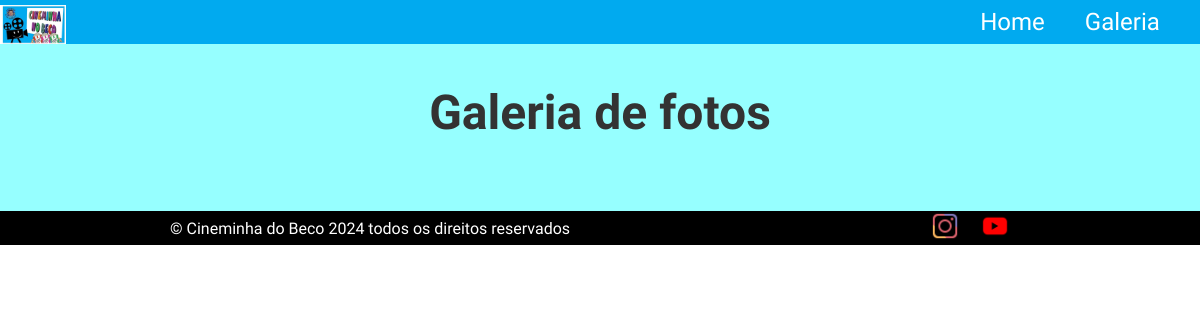
/galeria/, run on an earlier commit of the app's database.
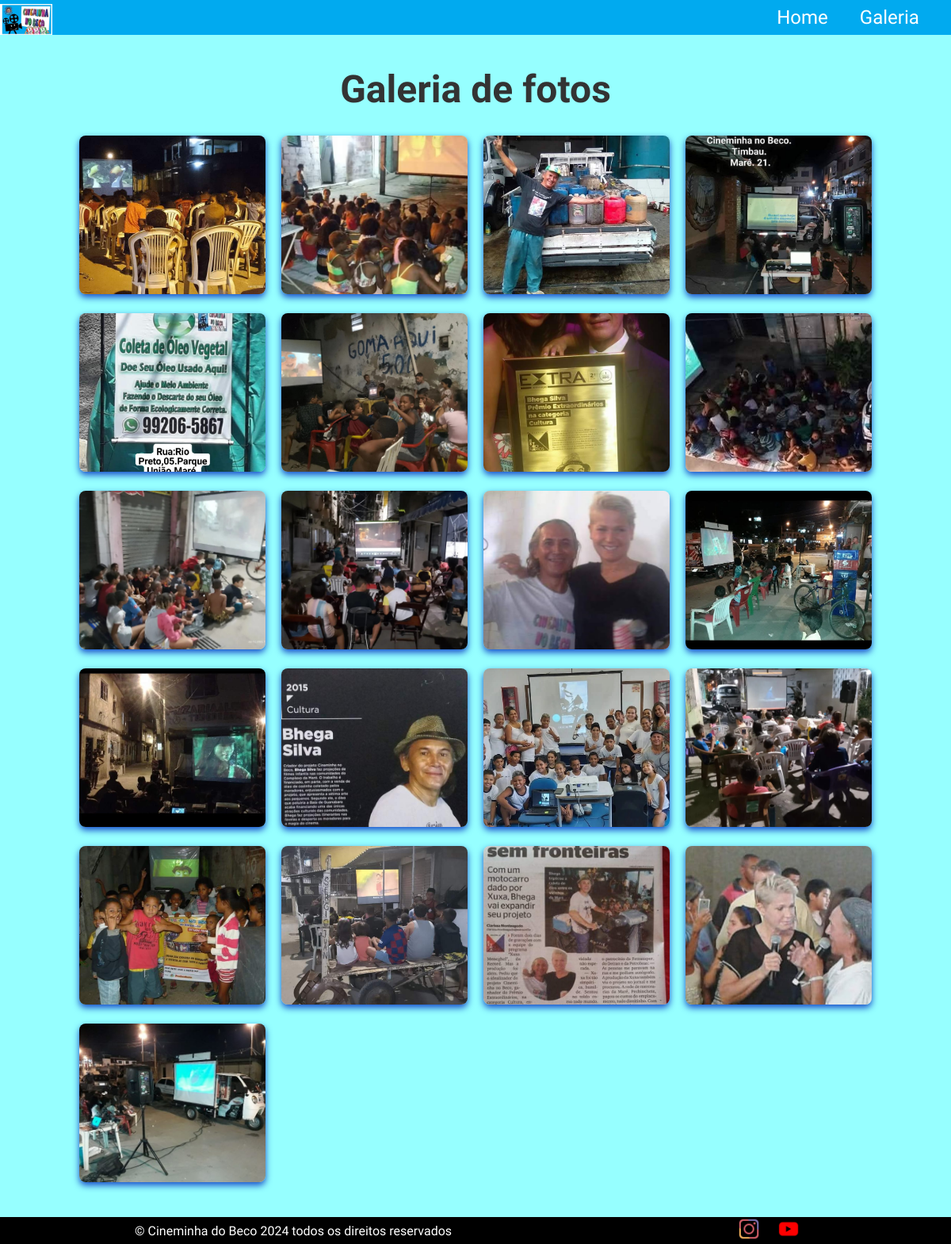
And on a later commit of the database.
### appOng/models.py (models this page shows, shortened)
class Gallery(models.Model):
    title = models.CharField(max_length=70)
    image = models.ImageField(upload_to='images/')

### appOng/views.py (the view)
# urls.py: path("galeria/", views.galeria, name="galeria")
def galeria(request):
    images = Gallery.objects.all()
    context = {
        'images': images,
    }
    return render(request, 'galeria.html', context)

### appOng/templates/galeria.html (shortened to what this page needs)
{% extends "base.html" %}
{% block content %}
{% load static %}
<body>
    <div class="centro">
        <section class="galeria-container">
            <h2>Galeria de fotos</h2>
            <div class="galeria">
                {% for image in images %}
                <div class="filme">
                    <img src="{{ image.image.url }}" alt="{{ image.title }}"
                        onclick="openModal('{{ image.image.url }}')">
                </div>
                {% endfor %}
            </div>
        </section>
    </div>
    <footer>
        <p>&copy; Cineminha do Beco 2024 todos os direitos reservados</p>
        <div class="redesSociais">
            <a href="https://www.instagram.com/cineminhanobeco/"><img src="{% static 'appOng/logo insta.webp' %}" /></a>
            <a href="https://www.youtube.com/@bhegasilva9320/videos"><img src="{% static 'appOng/youtube.png' %}" /></a>
        </div>
    </footer>
</body>
{% endblock %}

### appOng/templates/base.html (shortened to what this page needs)
<!DOCTYPE html>
<html lang="en">
<head>
    {% load static %}
    <link rel="stylesheet" type="text/css" href="{% static 'appOng/styles.css' %}" />
    <link rel="stylesheet" type="text/css" href="{% static 'appOng/stylesGaleria.css' %}" />
</head>
<body>
    <header>
        <img class="logo" src="{% static 'appOng/logo_cineminha.png' %}" alt="logo" />
        <nav>
            <ul>
                <a class="home" href="{% url 'home' %}">
                    <li>Home</li>
                </a>
                <a href="{% url 'galeria' %}">
                    <li>Galeria</li>
                </a>
            </ul>
        </nav>
    </header>
    {% block content %}
    {% endblock %}
</body>
</html>

### appOng/static/appOng/styles.css (style rules this page uses)
* { margin: 0; box-sizing: border-box; }
body { font-family: "Roboto Condensed", sans-serif; }
header { display: flex; justify-content: space-between; align-items: center; background-color: #01AAEF; }
.logo { width: 5.5vw; margin-top: 0.3rem; }
nav { width: 25%; }
ul { list-style: none; display: flex; justify-content: space-evenly; align-items: center; }
li { font-size: 1.5rem; transition: 0.2s; }
a { color: white; text-decoration: none; }
footer { background-color: black; color: white; display: flex; justify-content: space-around; align-items: center; }
.redesSociais { display: flex; justify-content: space-evenly; width: 10vw; }
footer img { width: 2.5vw; cursor: pointer; }

### appOng/static/appOng/stylesGaleria.css (style rules this page uses)
.galeria-container { width: 90%; max-width: 1000px; text-align: center; margin-top: 40px; margin-bottom: 40px; }
.galeria-container h2 { font-size: 3em; margin-bottom: 30px; color: #333; }
.galeria { display: grid; grid-template-columns: repeat(auto-fit, minmax(200px, 1fr)); gap: 20px; }
.filme img { width: 100%; height: 200px; object-fit: cover; border-radius: 8px; box-shadow: 0 4px 8px #164cca; transition: transform 0.7s ease; }
.centro { display: flex; justify-content: center; align-items: center; background-color: rgb(150, 255, 255); }

What changed in the data, as far as the page shows it:
added Gallery: image (picture)
added Gallery: image (picture)
added Gallery: image (picture)
added Gallery: image (picture)
added Gallery: image (picture)
added Gallery: image (picture)
added Gallery: image (picture)
added Gallery: image (picture)
added Gallery: image (picture)
added Gallery: image (picture)
added Gallery: image (picture)
added Gallery: image (picture)
added Gallery: image (picture)
added Gallery: image (picture)
added Gallery: image (picture)
added Gallery: image (picture)
added Gallery: image (picture)
added Gallery: image (picture)
added Gallery: image (picture)
added Gallery: image (picture)
added Gallery: image (picture)
